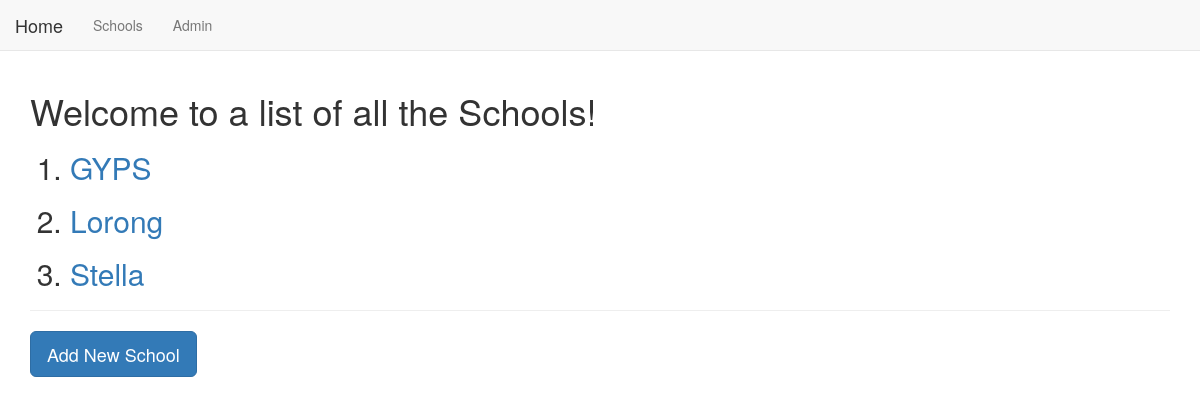
The app's page /basic_app/, older data.
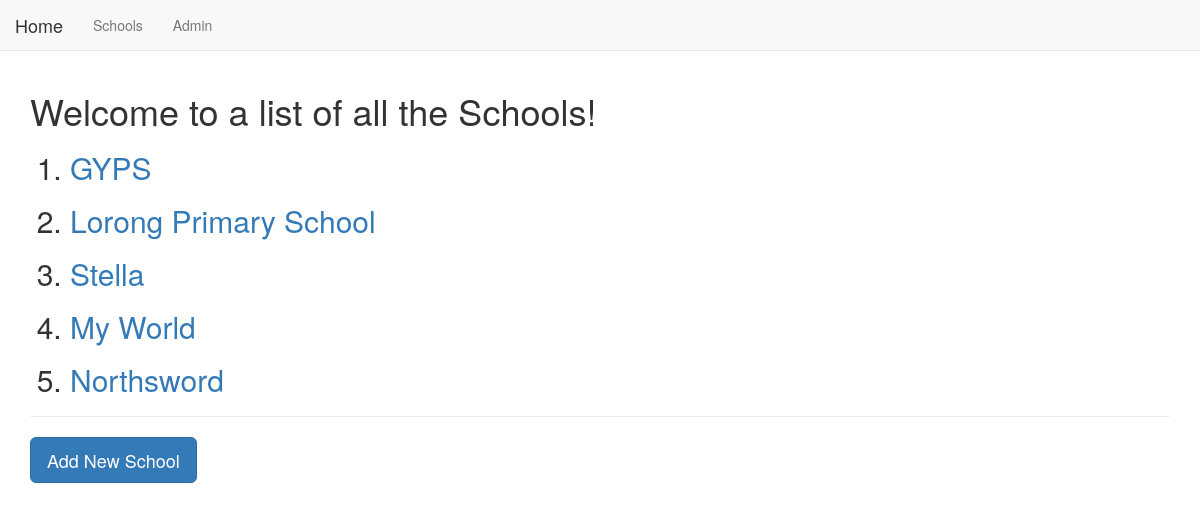
The same page, newer data.
### basic_app/models.py (models this page shows, shortened)
class School(models.Model):
    name = models.CharField(max_length=256)
    principal = models.CharField(max_length=256)
    location = models.CharField(max_length=256)

### basic_app/views.py (the view)
class SchoolListView(ListView):
    context_object_name = 'schools'
    model = models.School

### basic_app/templates/basic_app/school_list.html (shortened to what this page needs)
{% extends 'basic_app/basic_app_base.html' %}
{% block body_block %}
    <h1>Welcome to  a list of all the Schools!</h1>
    <ol>
    {% for school in schools %}
        <h2>
            <li><a href="{{ school.id }}">{{ school.name }}</a></li>
        </h2>
    {% endfor %}
    </ol>
    <hr>
    <p><a class="btn btn-primary btn-lg" href="{% url 'basic_app:school_create' %}">Add New School</a></p>
{% endblock body_block %}

Row changes from the older to the newer data that the page shows:
changed School: name "Lorong" → "Lorong Primary School"
added School: name "My World"
added School: name "Northsword"
